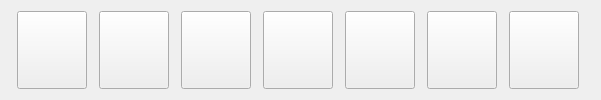
   <widget class="QWidget" name="horizontalLayoutWidget">
    <property name="geometry">
     <rect>
      <x>20</x>
      <y>36</y>
      <width>601</width>
      <height>81</height>
     </rect>
    </property>
    <layout class="QHBoxLayout" name="horizontalLayout">
     <item>
      <widget class="QPushButton" name="pushButton">
       <property name="minimumSize">
        <size>
         <width>70</width>
         <height>78</height>
        </size>
       </property>
       <property name="maximumSize">
        <size>
         <width>70</width>
         <height>78</height>
        </size>
       </property>
       <property name="text">
        <string/>
       </property>
      </widget>
     </item>
     <item>
      <widget class="QPushButton" name="pushButton_2">
       <property name="minimumSize">
        <size>
         <width>70</width>
         <height>78</height>
        </size>
       </property>
       <property name="maximumSize">
        <size>
         <width>70</width>
         <height>78</height>
        </size>
       </property>
       <property name="text">
        <string/>
       </property>
      </widget>
     </item>
     <item>
      <widget class="QPushButton" name="pushButton_5">
       <property name="minimumSize">
        <size>
         <width>70</width>
         <height>78</height>
        </size>
       </property>
       <property name="maximumSize">
        <size>
         <width>70</width>
         <height>78</height>
        </size>
       </property>
       <property name="text">
        <string/>
       </property>
      </widget>
     </item>
     <item>
      <widget class="QPushButton" name="pushButton_4">
       <property name="minimumSize">
        <size>
         <width>70</width>
         <height>78</height>
        </size>
       </property>
       <property name="maximumSize">
        <size>
         <width>70</width>
         <height>78</height>
        </size>
       </property>
       <property name="text">
        <string/>
       </property>
      </widget>
     </item>
     <item>
      <widget class="QPushButton" name="pushButton_3">
       <property name="minimumSize">
        <size>
         <width>70</width>
         <height>78</height>
        </size>
       </property>
       <property name="maximumSize">
        <size>
         <width>70</width>
         <height>78</height>
        </size>
       </property>
       <property name="text">
        <string/>
       </property>
      </widget>
     </item>
     <item>
      <widget class="QPushButton" name="pushButton_7">
       <property name="minimumSize">
        <size>
         <width>70</width>
         <height>78</height>
        </size>
       </property>
       <property name="maximumSize">
        <size>
         <width>70</width>
         <height>78</height>
        </size>
       </property>
       <property name="text">
        <string/>
       </property>
      </widget>
     </item>
     <item>
      <widget class="QPushButton" name="pushButton_6">
       <property name="minimumSize">
        <size>
         <width>70</width>
         <height>78</height>
        </size>
       </property>
       <property name="maximumSize">
        <size>
         <width>70</width>
         <height>78</height>
        </size>
       </property>
       <property name="text">
        <string/>
       </property>
      </widget>
     </item>
    </layout>
   </widget>
